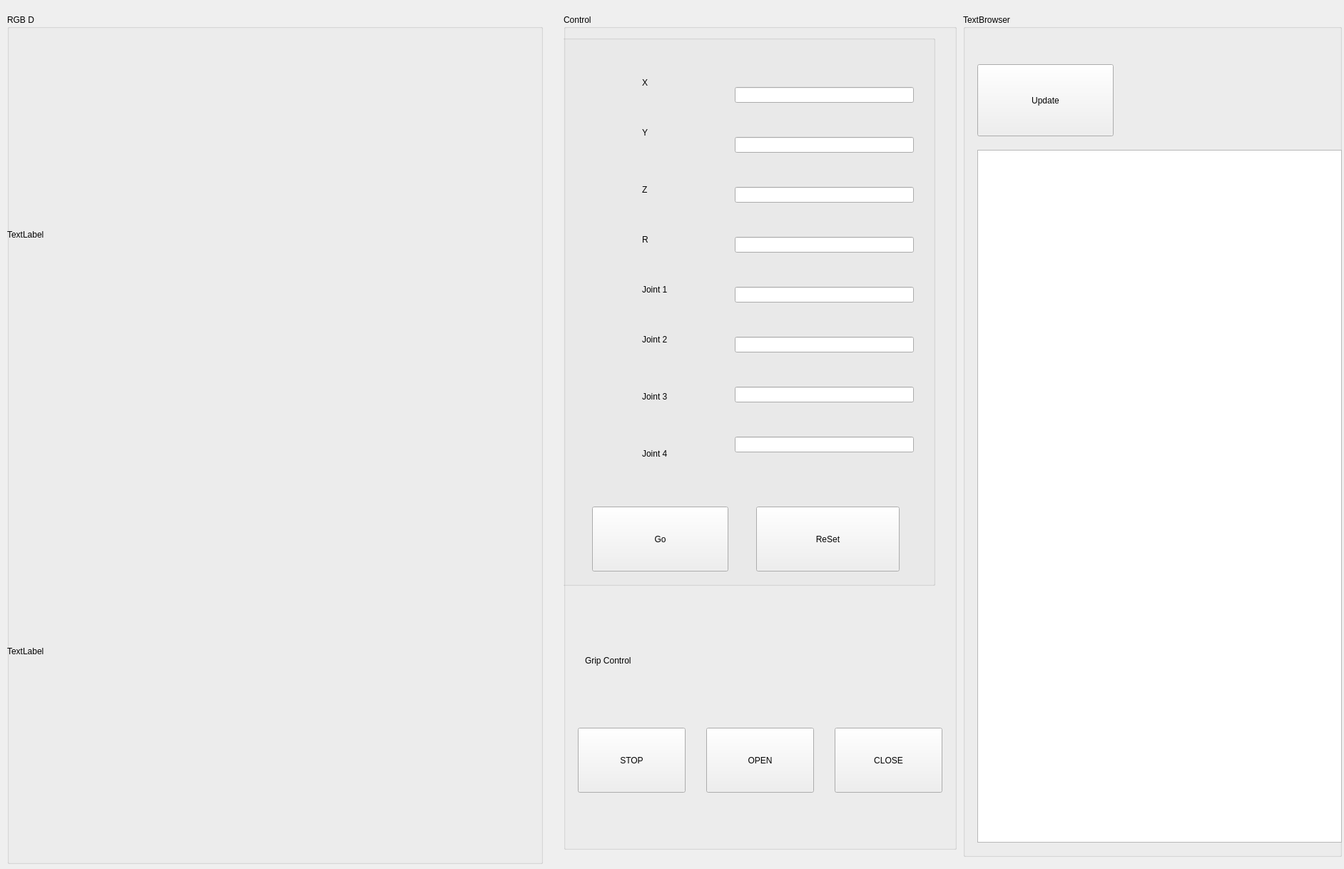
<?xml version="1.0" encoding="UTF-8"?>
<ui version="4.0">
 <class>Form</class>
 <widget class="QWidget" name="Form">
  <property name="geometry">
   <rect>
    <x>0</x>
    <y>0</y>
    <width>1884</width>
    <height>1218</height>
   </rect>
  </property>
  <property name="windowTitle">
   <string>Form</string>
  </property>
  <widget class="QGroupBox" name="groupBox">
   <property name="geometry">
    <rect>
     <x>10</x>
     <y>20</y>
     <width>751</width>
     <height>1191</height>
    </rect>
   </property>
   <property name="title">
    <string>RGB D </string>
   </property>
   <widget class="QWidget" name="verticalLayoutWidget">
    <property name="geometry">
     <rect>
      <x>0</x>
      <y>20</y>
      <width>751</width>
      <height>1161</height>
     </rect>
    </property>
    <layout class="QVBoxLayout" name="verticalLayout">
     <item>
      <widget class="QLabel" name="label_rgb">
       <property name="text">
        <string>TextLabel</string>
       </property>
      </widget>
     </item>
     <item>
      <widget class="QLabel" name="label_d">
       <property name="text">
        <string>TextLabel</string>
       </property>
      </widget>
     </item>
    </layout>
   </widget>
  </widget>
  <widget class="QGroupBox" name="groupBox_3">
   <property name="geometry">
    <rect>
     <x>790</x>
     <y>20</y>
     <width>551</width>
     <height>1171</height>
    </rect>
   </property>
   <property name="title">
    <string>Control</string>
   </property>
   <widget class="QGroupBox" name="groupBox_4">
    <property name="geometry">
     <rect>
      <x>-10</x>
      <y>30</y>
      <width>531</width>
      <height>771</height>
     </rect>
    </property>
    <property name="title">
     <string/>
    </property>
    <widget class="QPushButton" name="btn_go">
     <property name="geometry">
      <rect>
       <x>50</x>
       <y>660</y>
       <width>191</width>
       <height>91</height>
      </rect>
     </property>
     <property name="text">
      <string>Go</string>
     </property>
    </widget>
    <widget class="QPushButton" name="btn_reset">
     <property name="geometry">
      <rect>
       <x>280</x>
       <y>660</y>
       <width>201</width>
       <height>91</height>
      </rect>
     </property>
     <property name="text">
      <string>ReSet</string>
     </property>
    </widget>
    <widget class="QWidget" name="verticalLayoutWidget_2">
     <property name="geometry">
      <rect>
       <x>250</x>
       <y>30</y>
       <width>251</width>
       <height>601</height>
      </rect>
     </property>
     <layout class="QVBoxLayout" name="verticalLayout_2">
      <item>
       <widget class="QLineEdit" name="input_x"/>
      </item>
      <item>
       <widget class="QLineEdit" name="input_y"/>
      </item>
      <item>
       <widget class="QLineEdit" name="input_z"/>
      </item>
      <item>
       <widget class="QLineEdit" name="input_r"/>
      </item>
      <item>
       <widget class="QLineEdit" name="input_j1"/>
      </item>
      <item>
       <widget class="QLineEdit" name="input_j2"/>
      </item>
      <item>
       <widget class="QLineEdit" name="input_j3"/>
      </item>
      <item>
       <widget class="QLineEdit" name="input_j4"/>
      </item>
     </layout>
    </widget>
    <widget class="QLabel" name="label">
     <property name="geometry">
      <rect>
       <x>120</x>
       <y>50</y>
       <width>129</width>
       <height>32</height>
      </rect>
     </property>
     <property name="text">
      <string>X</string>
     </property>
    </widget>
    <widget class="QLabel" name="label_2">
     <property name="geometry">
      <rect>
       <x>120</x>
       <y>120</y>
       <width>129</width>
       <height>32</height>
      </rect>
     </property>
     <property name="text">
      <string>Y</string>
     </property>
    </widget>
    <widget class="QLabel" name="label_3">
     <property name="geometry">
      <rect>
       <x>120</x>
       <y>200</y>
       <width>129</width>
       <height>32</height>
      </rect>
     </property>
     <property name="text">
      <string>Z</string>
     </property>
    </widget>
    <widget class="QLabel" name="label_4">
     <property name="geometry">
      <rect>
       <x>120</x>
       <y>270</y>
       <width>129</width>
       <height>32</height>
      </rect>
     </property>
     <property name="text">
      <string>R</string>
     </property>
    </widget>
    <widget class="QLabel" name="label_5">
     <property name="geometry">
      <rect>
       <x>120</x>
       <y>340</y>
       <width>129</width>
       <height>32</height>
      </rect>
     </property>
     <property name="text">
      <string>Joint 1</string>
     </property>
    </widget>
    <widget class="QLabel" name="label_6">
     <property name="geometry">
      <rect>
       <x>120</x>
       <y>410</y>
       <width>129</width>
       <height>32</height>
      </rect>
     </property>
     <property name="text">
      <string>Joint 2</string>
     </property>
    </widget>
    <widget class="QLabel" name="label_7">
     <property name="geometry">
      <rect>
       <x>120</x>
       <y>490</y>
       <width>129</width>
       <height>32</height>
      </rect>
     </property>
     <property name="text">
      <string>Joint 3</string>
     </property>
    </widget>
    <widget class="QLabel" name="label_8">
     <property name="geometry">
      <rect>
       <x>120</x>
       <y>570</y>
       <width>129</width>
       <height>32</height>
      </rect>
     </property>
     <property name="text">
      <string>Joint 4</string>
     </property>
    </widget>
   </widget>
   <widget class="QLabel" name="label_11">
    <property name="geometry">
     <rect>
      <x>30</x>
      <y>870</y>
      <width>201</width>
      <height>71</height>
     </rect>
    </property>
    <property name="text">
     <string>Grip Control</string>
    </property>
   </widget>
   <widget class="QPushButton" name="btn_stop">
    <property name="geometry">
     <rect>
      <x>20</x>
      <y>1000</y>
      <width>151</width>
      <height>91</height>
     </rect>
    </property>
    <property name="text">
     <string>STOP</string>
    </property>
   </widget>
   <widget class="QPushButton" name="btn_open">
    <property name="geometry">
     <rect>
      <x>200</x>
      <y>1000</y>
      <width>151</width>
      <height>91</height>
     </rect>
    </property>
    <property name="text">
     <string>OPEN</string>
    </property>
   </widget>
   <widget class="QPushButton" name="btn_close">
    <property name="geometry">
     <rect>
      <x>380</x>
      <y>1000</y>
      <width>151</width>
      <height>91</height>
     </rect>
    </property>
    <property name="text">
     <string>CLOSE</string>
    </property>
   </widget>
  </widget>
  <widget class="QGroupBox" name="groupBox_2">
   <property name="geometry">
    <rect>
     <x>1350</x>
     <y>20</y>
     <width>531</width>
     <height>1181</height>
    </rect>
   </property>
   <property name="title">
    <string>TextBrowser</string>
   </property>
   <widget class="QTextBrowser" name="text_output">
    <property name="geometry">
     <rect>
      <x>20</x>
      <y>190</y>
      <width>511</width>
      <height>971</height>
     </rect>
    </property>
   </widget>
   <widget class="QPushButton" name="btn_update">
    <property name="geometry">
     <rect>
      <x>20</x>
      <y>70</y>
      <width>191</width>
      <height>101</height>
     </rect>
    </property>
    <property name="text">
     <string>Update</string>
    </property>
   </widget>
  </widget>
  <zorder>groupBox</zorder>
  <zorder>groupBox_3</zorder>
  <zorder>groupBox_2</zorder>
  <zorder>text_output</zorder>
 </widget>
 <resources/>
 <connections/>
</ui>
